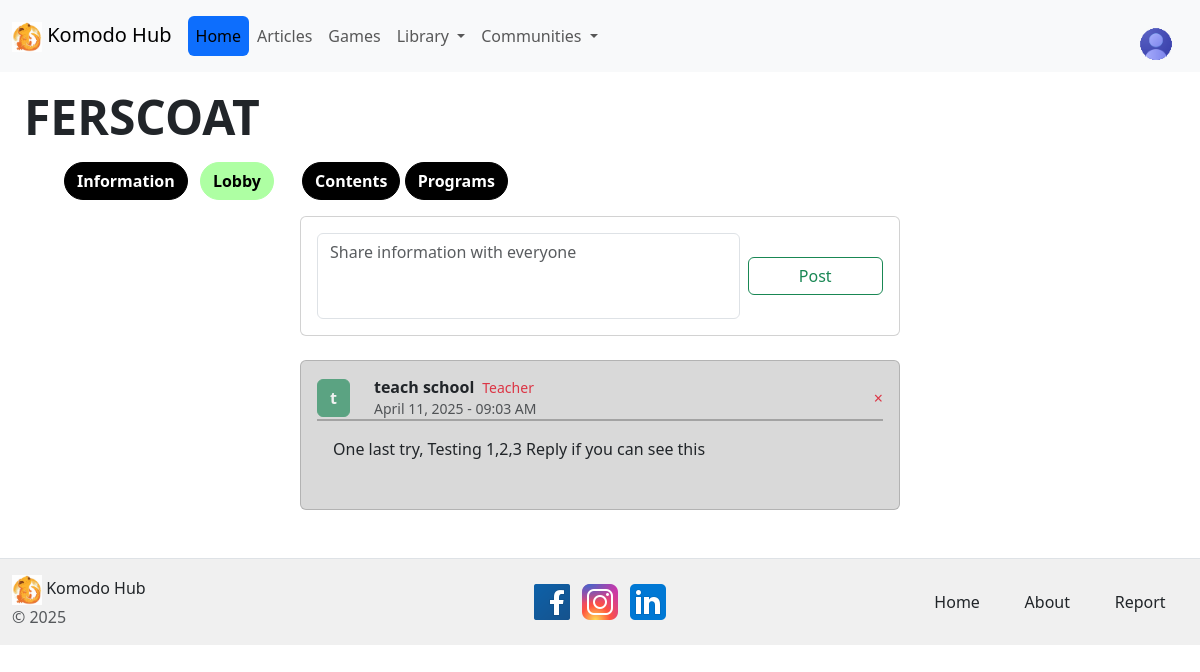
Page /schoollobby (signed in) on the committed database.
### website/models.py (models this page shows)
class Organization(db.Model):
    id = db.Column(db.Integer, primary_key=True)
    name = db.Column(db.String(70), unique=True, nullable=False)
    category = db.Column(db.String(30), nullable=False)
    articles = db.relationship('Article', backref='organization', lazy=True)
    info = db.relationship('Information', backref='organization', lazy=True)
    users = db.relationship('User', backref='organization', lazy=True)

class Information(db.Model):
    id = db.Column(db.Integer, primary_key=True)
    content = db.Column(db.String(20000))
    date = db.Column(db.DateTime(timezone=True), default=func.now())
    owner = db.Column(db.String(20))
    org_id = db.Column(db.Integer, db.ForeignKey('organization.id'))
    user_id = db.Column(db.Integer, db.ForeignKey('user.id'))

class User(db.Model, UserMixin):
    id = db.Column(db.Integer, primary_key=True)
    firstname = db.Column(db.String(70))
    lastname = db.Column(db.String(70))
    email = db.Column(db.String(70), unique=True)
    password = db.Column(db.String(70))
    role_id = db.Column(db.Integer, db.ForeignKey('role.id'))
    organ_id = db.Column(db.Integer, db.ForeignKey('organization.id'))
    articles = db.relationship('Article', backref='user', lazy=True)
    comments = db.relationship('Comment', backref='user', lazy=True)
    informations = db.relationship('Information', backref='user', lazy=True)

class Role(db.Model):
    id = db.Column(db.Integer, primary_key=True)
    role_name = db.Column(db.String(50), unique=True, nullable=False) # change to name
    users = db.relationship('User', backref='role', lazy=True)  # Insert only if the role doesn't exist

### website/views.py (the view, shortened to what this page needs)
@views.route('/schoollobby',methods=['GET','POST'])
@login_required
def schoollobbyinfo():
    information = Information.query.filter_by(org_id=current_user.organ_id, owner='Lobby').order_by(Information.date.desc()).all()
    organization = Organization.query.filter_by(id=current_user.organ_id).first()
    return render_template("schoollobby.html", user=current_user, information=information, organization=organization)

### website/__init__.py (called while the page is built)
def create_app():
    app = Flask(__name__)
    app.config['SECRET_KEY'] = ' it does some encryption related to the website, whatever we type here will be the secret key for the app'
    app.config['UPLOAD_FOLDER'] = UPLOAD_FOLDER
    app.config['SQLALCHEMY_DATABASE_URI'] = f'sqlite:///{DB_NAME}'
    db.init_app(app)
    from .views import views
    from .auth import auth
    app.register_blueprint(views, url_prefix='/')
    app.register_blueprint(auth, url_prefix='/') # / = no prefix in the route
    from .models import User, Article
    create_database(app)
    create_imgpath(app)
    login_manager = LoginManager()
    login_manager.login_view = 'auth.login'
    login_manager.init_app(app)
    @login_manager.user_loader
    def load_user(id):
        return User.query.get(int(id))
    return app

### website/views.py (called while the page is built)
@views.context_processor        # To ensure that the organizations is available on the
def inject_organizations():
    organizations = Organization.query.all()
    return dict(organizations=organizations)

### website/templates/schoollobby.html (shortened to what this page needs)
{% extends "base2.html" %}
{% block content %}
<section class="mt-2 ms-3">
    <h2 class="fw-bold p-2 mb-2  me-5" style="width: fit-content; font-size:xxx-large;">{{ organization.name }}</h2>
    <section class="ms-5 mb-3">
        <a href="/schooladdinfo">
            <button type="button" class="btn btn-primary rounded-pill me-2 fw-bold" style="background-color: #000000; height: fit-content; border-color :#000000; color: #FFFFFF;">
                Information
            </button></a>
        <button type="button" class="btn btn-primary rounded-pill me-4 fw-bold" style="background-color: #AEFFA3; border-color :#AEFFA3; color: black;">
            Lobby
        </button>
        <a href="/schoolcontent">
            <button type="button" class="btn btn-primary rounded-pill fw-bold" style="background-color: #000000; border-color :#000000; color: #FFFFFF;">
                Contents
            </button></a>
        <a href="/program">
            <button type="button" class="btn btn-primary rounded-pill fw-bold" style="background-color: #000000; border-color :#000000; color: #FFFFFF;">
                Programs
            </button></a>
    </section>
</section>
<section class="align-items-center" style="width: 50%; margin: auto;">
    <section class="form-floating mb-4">
        <form action="/schoollobby" method="POST">
            <section class="card p-3 mx-auto" style="max-width: 900px; width: 100%;">
                <section class="row g-2 align-items-center">
                    <section class="col-12 col-md-9">
                        <textarea class="form-control w-100" name="content" placeholder="Share information with everyone" id="floatingTextarea" style="resize: none;" rows="3"></textarea>
                    </section>
                    <section class="col-12 col-md-3 text-end">
                        <button type="submit" class="btn btn-outline-success w-100">Post</button>
                    </section>
                </section>
            </section>
        </form>
    </section>
    {% if information %}
    {% for info in information %}
    <section class="card p-3 mb-5" style="background-color: #D9D9D9;">
        <section class="row align-items-center justify-content-between">
            <section class="col-auto">
                <button class="btn btn-success" style="font-weight: bold;" disabled>{{ info.user.firstname[0] }}</button>
            </section>
            <section class="col d-flex flex-column">
                <section class="d-flex align-items-center">
                    <h6 class="mb-0 fw-bold me-2">{{ info.user.firstname }} {{ info.user.lastname }}</h6>
                    <p class="mb-0 small text-danger">{{ info.user.role.role_name }}</p>
                </section>
                <p class="mb-0 text-muted small">{{ info.date.strftime('%B %d, %Y - %I:%M %p') }}</p>
            </section>
            <section class="col-auto">
                {% if user.role_id == 3 or info.user.id == user.id %}
                    <form action="{{ url_for('views.delete_info', info_id=info.id) }}" method="POST" onsubmit="return confirm('Are you sure you want to delete this post?')">
                        <button type="submit" class="dropdown-item text-danger">&times;</button>
                    </form>
                {% endif %}
            </section>
        </section>
        <hr>
        <section class="card-body">
            <p>{{ info.content }}</p>
        </section>
    </section>
    {% endfor %}
    {% else %}
    <p>There's no information</p>
    {% endif %}
</section>
{% endblock %}

### website/static/css/navfoot.css (style rules this page uses)
hr { border: 1px solid black; margin: 0; }

### rows in the picture
Organization: name "FERSCOAT"
Information: user "t", user.firstname "teach", user.lastname "school", user.role.role_name "Teacher", date "April 11, 2025 - 09:03 AM", content "One last try, Testing 1,2,3 Reply if you can see this"
